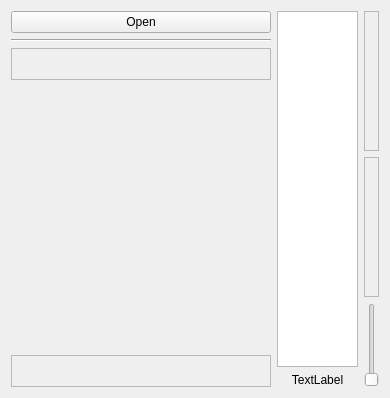
<?xml version="1.0" encoding="UTF-8"?>
<ui version="4.0">
 <class>Form</class>
 <widget class="QWidget" name="Form">
  <property name="geometry">
   <rect>
    <x>0</x>
    <y>0</y>
    <width>390</width>
    <height>398</height>
   </rect>
  </property>
  <property name="windowTitle">
   <string>pyChezz</string>
  </property>
  <property name="styleSheet">
   <string notr="true">.blackBG{background-color: qlineargradient(spread:pad, x1:0, y1:0, x2:1, y2:0, stop:0 rgba(122, 97, 74, 255), stop:1 rgba(153, 125, 94, 255));}
.whiteBG{background-color: qlineargradient(spread:pad, x1:0, y1:0, x2:1, y2:0, stop:0 rgb(255, 255, 196), stop:1 rgb(255, 253, 225))}
.permissionYES{background-color: qlineargradient(spread:pad, x1:0, y1:1, x2:1, y2:0, stop:0 rgba(100, 164, 100, 255), stop:1 rgba(171, 232, 171, 255));border-radius: 7px;}
.permissionNO{background-color: qlineargradient(spread:pad, x1:0, y1:1, x2:1, y2:0, stop:0 rgba(168, 80, 80, 255), stop:1 rgba(236, 148, 148, 255));border-radius: 7px;}
.parking{background-color: rgb(207, 207, 207);border-radius: 7px; border: 1px solid gray;}
</string>
  </property>
  <layout class="QVBoxLayout" name="verticalLayout">
   <item>
    <layout class="QHBoxLayout" name="layMain">
     <item>
      <layout class="QVBoxLayout" name="verticalLayout_3">
       <property name="leftMargin">
        <number>0</number>
       </property>
       <item>
        <widget class="QPushButton" name="btnOpen">
         <property name="text">
          <string>Open</string>
         </property>
        </widget>
       </item>
       <item>
        <widget class="Line" name="line">
         <property name="orientation">
          <enum>Qt::Horizontal</enum>
         </property>
        </widget>
       </item>
       <item>
        <widget class="QFrame" name="frmOpponentPark">
         <property name="sizePolicy">
          <sizepolicy hsizetype="Preferred" vsizetype="Fixed">
           <horstretch>0</horstretch>
           <verstretch>0</verstretch>
          </sizepolicy>
         </property>
         <property name="minimumSize">
          <size>
           <width>0</width>
           <height>32</height>
          </size>
         </property>
         <property name="frameShape">
          <enum>QFrame::StyledPanel</enum>
         </property>
         <property name="frameShadow">
          <enum>QFrame::Raised</enum>
         </property>
         <property name="class" stdset="0">
          <string>parking</string>
         </property>
        </widget>
       </item>
       <item>
        <layout class="QGridLayout" name="grdFields">
         <property name="margin">
          <number>10</number>
         </property>
         <property name="spacing">
          <number>0</number>
         </property>
         <item row="7" column="6">
          <widget class="QWidget" name="fieldG1" native="true">
           <property name="sizePolicy">
            <sizepolicy hsizetype="Expanding" vsizetype="Expanding">
             <horstretch>0</horstretch>
             <verstretch>0</verstretch>
            </sizepolicy>
           </property>
           <property name="minimumSize">
            <size>
             <width>30</width>
             <height>30</height>
            </size>
           </property>
           <property name="class" stdset="0">
            <string>blackBG</string>
           </property>
          </widget>
         </item>
         <item row="7" column="5">
          <widget class="QWidget" name="fieldF1" native="true">
           <property name="sizePolicy">
            <sizepolicy hsizetype="Expanding" vsizetype="Expanding">
             <horstretch>0</horstretch>
             <verstretch>0</verstretch>
            </sizepolicy>
           </property>
           <property name="minimumSize">
            <size>
             <width>30</width>
             <height>30</height>
            </size>
           </property>
           <property name="class" stdset="0">
            <string>whiteBG</string>
           </property>
          </widget>
         </item>
         <item row="7" column="7">
          <widget class="QWidget" name="fieldH1" native="true">
           <property name="sizePolicy">
            <sizepolicy hsizetype="Expanding" vsizetype="Expanding">
             <horstretch>0</horstretch>
             <verstretch>0</verstretch>
            </sizepolicy>
           </property>
           <property name="minimumSize">
            <size>
             <width>30</width>
             <height>30</height>
            </size>
           </property>
           <property name="class" stdset="0">
            <string>whiteBG</string>
           </property>
          </widget>
         </item>
         <item row="3" column="3">
          <widget class="QWidget" name="fieldD5" native="true">
           <property name="sizePolicy">
            <sizepolicy hsizetype="Expanding" vsizetype="Expanding">
             <horstretch>0</horstretch>
             <verstretch>0</verstretch>
            </sizepolicy>
           </property>
           <property name="minimumSize">
            <size>
             <width>30</width>
             <height>30</height>
            </size>
           </property>
           <property name="class" stdset="0">
            <string>whiteBG</string>
           </property>
          </widget>
         </item>
         <item row="3" column="5">
          <widget class="QWidget" name="fieldF5" native="true">
           <property name="sizePolicy">
            <sizepolicy hsizetype="Expanding" vsizetype="Expanding">
             <horstretch>0</horstretch>
             <verstretch>0</verstretch>
            </sizepolicy>
           </property>
           <property name="minimumSize">
            <size>
             <width>30</width>
             <height>30</height>
            </size>
           </property>
           <property name="class" stdset="0">
            <string>whiteBG</string>
           </property>
          </widget>
         </item>
         <item row="2" column="0">
          <widget class="QWidget" name="fieldA6" native="true">
           <property name="sizePolicy">
            <sizepolicy hsizetype="Expanding" vsizetype="Expanding">
             <horstretch>0</horstretch>
             <verstretch>0</verstretch>
            </sizepolicy>
           </property>
           <property name="minimumSize">
            <size>
             <width>30</width>
             <height>30</height>
            </size>
           </property>
           <property name="class" stdset="0">
            <string>whiteBG</string>
           </property>
          </widget>
         </item>
         <item row="3" column="0">
          <widget class="QWidget" name="fieldA5" native="true">
           <property name="sizePolicy">
            <sizepolicy hsizetype="Expanding" vsizetype="Expanding">
             <horstretch>0</horstretch>
             <verstretch>0</verstretch>
            </sizepolicy>
           </property>
           <property name="minimumSize">
            <size>
             <width>30</width>
             <height>30</height>
            </size>
           </property>
           <property name="class" stdset="0">
            <string>blackBG</string>
           </property>
          </widget>
         </item>
         <item row="3" column="1">
          <widget class="QWidget" name="fieldB5" native="true">
           <property name="sizePolicy">
            <sizepolicy hsizetype="Expanding" vsizetype="Expanding">
             <horstretch>0</horstretch>
             <verstretch>0</verstretch>
            </sizepolicy>
           </property>
           <property name="minimumSize">
            <size>
             <width>30</width>
             <height>30</height>
            </size>
           </property>
           <property name="class" stdset="0">
            <string>whiteBG</string>
           </property>
          </widget>
         </item>
         <item row="1" column="7">
          <widget class="QWidget" name="fieldH7" native="true">
           <property name="sizePolicy">
            <sizepolicy hsizetype="Expanding" vsizetype="Expanding">
             <horstretch>0</horstretch>
             <verstretch>0</verstretch>
            </sizepolicy>
           </property>
           <property name="minimumSize">
            <size>
             <width>30</width>
             <height>30</height>
            </size>
           </property>
           <property name="class" stdset="0">
            <string>whiteBG</string>
           </property>
          </widget>
         </item>
         <item row="2" column="2">
          <widget class="QWidget" name="fieldC6" native="true">
           <property name="sizePolicy">
            <sizepolicy hsizetype="Expanding" vsizetype="Expanding">
             <horstretch>0</horstretch>
             <verstretch>0</verstretch>
            </sizepolicy>
           </property>
           <property name="minimumSize">
            <size>
             <width>30</width>
             <height>30</height>
            </size>
           </property>
           <property name="class" stdset="0">
            <string>whiteBG</string>
           </property>
          </widget>
         </item>
         <item row="2" column="4">
          <widget class="QWidget" name="fieldE6" native="true">
           <property name="sizePolicy">
            <sizepolicy hsizetype="Expanding" vsizetype="Expanding">
             <horstretch>0</horstretch>
             <verstretch>0</verstretch>
            </sizepolicy>
           </property>
           <property name="minimumSize">
            <size>
             <width>30</width>
             <height>30</height>
            </size>
           </property>
           <property name="class" stdset="0">
            <string>whiteBG</string>
           </property>
          </widget>
         </item>
         <item row="2" column="6">
          <widget class="QWidget" name="fieldG6" native="true">
           <property name="sizePolicy">
            <sizepolicy hsizetype="Expanding" vsizetype="Expanding">
             <horstretch>0</horstretch>
             <verstretch>0</verstretch>
            </sizepolicy>
           </property>
           <property name="minimumSize">
            <size>
             <width>30</width>
             <height>30</height>
            </size>
           </property>
           <property name="class" stdset="0">
            <string>whiteBG</string>
           </property>
          </widget>
         </item>
         <item row="2" column="1">
          <widget class="QWidget" name="fieldB6" native="true">
           <property name="sizePolicy">
            <sizepolicy hsizetype="Expanding" vsizetype="Expanding">
             <horstretch>0</horstretch>
             <verstretch>0</verstretch>
            </sizepolicy>
           </property>
           <property name="minimumSize">
            <size>
             <width>30</width>
             <height>30</height>
            </size>
           </property>
           <property name="class" stdset="0">
            <string>blackBG</string>
           </property>
          </widget>
         </item>
         <item row="3" column="2">
          <widget class="QWidget" name="fieldC5" native="true">
           <property name="sizePolicy">
            <sizepolicy hsizetype="Expanding" vsizetype="Expanding">
             <horstretch>0</horstretch>
             <verstretch>0</verstretch>
            </sizepolicy>
           </property>
           <property name="minimumSize">
            <size>
             <width>30</width>
             <height>30</height>
            </size>
           </property>
           <property name="class" stdset="0">
            <string>blackBG</string>
           </property>
          </widget>
         </item>
         <item row="2" column="3">
          <widget class="QWidget" name="fieldD6" native="true">
           <property name="sizePolicy">
            <sizepolicy hsizetype="Expanding" vsizetype="Expanding">
             <horstretch>0</horstretch>
             <verstretch>0</verstretch>
            </sizepolicy>
           </property>
           <property name="minimumSize">
            <size>
             <width>30</width>
             <height>30</height>
            </size>
           </property>
           <property name="class" stdset="0">
            <string>blackBG</string>
           </property>
          </widget>
         </item>
         <item row="2" column="5">
          <widget class="QWidget" name="fieldF6" native="true">
           <property name="sizePolicy">
            <sizepolicy hsizetype="Expanding" vsizetype="Expanding">
             <horstretch>0</horstretch>
             <verstretch>0</verstretch>
            </sizepolicy>
           </property>
           <property name="minimumSize">
            <size>
             <width>30</width>
             <height>30</height>
            </size>
           </property>
           <property name="class" stdset="0">
            <string>blackBG</string>
           </property>
          </widget>
         </item>
         <item row="1" column="6">
          <widget class="QWidget" name="fieldG7" native="true">
           <property name="sizePolicy">
            <sizepolicy hsizetype="Expanding" vsizetype="Expanding">
             <horstretch>0</horstretch>
             <verstretch>0</verstretch>
            </sizepolicy>
           </property>
           <property name="minimumSize">
            <size>
             <width>30</width>
             <height>30</height>
            </size>
           </property>
           <property name="class" stdset="0">
            <string>blackBG</string>
           </property>
          </widget>
         </item>
         <item row="3" column="4">
          <widget class="QWidget" name="fieldE5" native="true">
           <property name="sizePolicy">
            <sizepolicy hsizetype="Expanding" vsizetype="Expanding">
             <horstretch>0</horstretch>
             <verstretch>0</verstretch>
            </sizepolicy>
           </property>
           <property name="minimumSize">
            <size>
             <width>30</width>
             <height>30</height>
            </size>
           </property>
           <property name="class" stdset="0">
            <string>blackBG</string>
           </property>
          </widget>
         </item>
         <item row="2" column="7">
          <widget class="QWidget" name="fieldH6" native="true">
           <property name="sizePolicy">
            <sizepolicy hsizetype="Expanding" vsizetype="Expanding">
             <horstretch>0</horstretch>
             <verstretch>0</verstretch>
            </sizepolicy>
           </property>
           <property name="minimumSize">
            <size>
             <width>30</width>
             <height>30</height>
            </size>
           </property>
           <property name="class" stdset="0">
            <string>blackBG</string>
           </property>
          </widget>
         </item>
         <item row="4" column="3">
          <widget class="QWidget" name="fieldD4" native="true">
           <property name="sizePolicy">
            <sizepolicy hsizetype="Expanding" vsizetype="Expanding">
             <horstretch>0</horstretch>
             <verstretch>0</verstretch>
            </sizepolicy>
           </property>
           <property name="minimumSize">
            <size>
             <width>30</width>
             <height>30</height>
            </size>
           </property>
           <property name="class" stdset="0">
            <string>blackBG</string>
           </property>
          </widget>
         </item>
         <item row="4" column="2">
          <widget class="QWidget" name="fieldC4" native="true">
           <property name="sizePolicy">
            <sizepolicy hsizetype="Expanding" vsizetype="Expanding">
             <horstretch>0</horstretch>
             <verstretch>0</verstretch>
            </sizepolicy>
           </property>
           <property name="minimumSize">
            <size>
             <width>30</width>
             <height>30</height>
            </size>
           </property>
           <property name="class" stdset="0">
            <string>whiteBG</string>
           </property>
          </widget>
         </item>
         <item row="4" column="1">
          <widget class="QWidget" name="fieldB4" native="true">
           <property name="sizePolicy">
            <sizepolicy hsizetype="Expanding" vsizetype="Expanding">
             <horstretch>0</horstretch>
             <verstretch>0</verstretch>
            </sizepolicy>
           </property>
           <property name="minimumSize">
            <size>
             <width>30</width>
             <height>30</height>
            </size>
           </property>
           <property name="class" stdset="0">
            <string>blackBG</string>
           </property>
          </widget>
         </item>
         <item row="4" column="0">
          <widget class="QWidget" name="fieldA4" native="true">
           <property name="sizePolicy">
            <sizepolicy hsizetype="Expanding" vsizetype="Expanding">
             <horstretch>0</horstretch>
             <verstretch>0</verstretch>
            </sizepolicy>
           </property>
           <property name="minimumSize">
            <size>
             <width>30</width>
             <height>30</height>
            </size>
           </property>
           <property name="class" stdset="0">
            <string>whiteBG</string>
           </property>
          </widget>
         </item>
         <item row="3" column="7">
          <widget class="QWidget" name="fieldH5" native="true">
           <property name="sizePolicy">
            <sizepolicy hsizetype="Expanding" vsizetype="Expanding">
             <horstretch>0</horstretch>
             <verstretch>0</verstretch>
            </sizepolicy>
           </property>
           <property name="minimumSize">
            <size>
             <width>30</width>
             <height>30</height>
            </size>
           </property>
           <property name="class" stdset="0">
            <string>whiteBG</string>
           </property>
          </widget>
         </item>
         <item row="3" column="6">
          <widget class="QWidget" name="fieldG5" native="true">
           <property name="sizePolicy">
            <sizepolicy hsizetype="Expanding" vsizetype="Expanding">
             <horstretch>0</horstretch>
             <verstretch>0</verstretch>
            </sizepolicy>
           </property>
           <property name="minimumSize">
            <size>
             <width>30</width>
             <height>30</height>
            </size>
           </property>
           <property name="class" stdset="0">
            <string>blackBG</string>
           </property>
          </widget>
         </item>
         <item row="6" column="1">
          <widget class="QWidget" name="fieldB2" native="true">
           <property name="sizePolicy">
            <sizepolicy hsizetype="Expanding" vsizetype="Expanding">
             <horstretch>0</horstretch>
             <verstretch>0</verstretch>
            </sizepolicy>
           </property>
           <property name="minimumSize">
            <size>
             <width>30</width>
             <height>30</height>
            </size>
           </property>
           <property name="class" stdset="0">
            <string>blackBG</string>
           </property>
          </widget>
         </item>
         <item row="5" column="7">
          <widget class="QWidget" name="fieldH3" native="true">
           <property name="sizePolicy">
            <sizepolicy hsizetype="Expanding" vsizetype="Expanding">
             <horstretch>0</horstretch>
             <verstretch>0</verstretch>
            </sizepolicy>
           </property>
           <property name="minimumSize">
            <size>
             <width>30</width>
             <height>30</height>
            </size>
           </property>
           <property name="class" stdset="0">
            <string>whiteBG</string>
           </property>
          </widget>
         </item>
         <item row="6" column="0">
          <widget class="QWidget" name="fieldA2" native="true">
           <property name="sizePolicy">
            <sizepolicy hsizetype="Expanding" vsizetype="Expanding">
             <horstretch>0</horstretch>
             <verstretch>0</verstretch>
            </sizepolicy>
           </property>
           <property name="minimumSize">
            <size>
             <width>30</width>
             <height>30</height>
            </size>
           </property>
           <property name="class" stdset="0">
            <string>whiteBG</string>
           </property>
          </widget>
         </item>
         <item row="5" column="4">
          <widget class="QWidget" name="fieldE3" native="true">
           <property name="sizePolicy">
            <sizepolicy hsizetype="Expanding" vsizetype="Expanding">
             <horstretch>0</horstretch>
             <verstretch>0</verstretch>
            </sizepolicy>
           </property>
           <property name="minimumSize">
            <size>
             <width>30</width>
             <height>30</height>
            </size>
           </property>
           <property name="class" stdset="0">
            <string>blackBG</string>
           </property>
          </widget>
         </item>
         <item row="5" column="5">
          <widget class="QWidget" name="fieldF3" native="true">
           <property name="sizePolicy">
            <sizepolicy hsizetype="Expanding" vsizetype="Expanding">
             <horstretch>0</horstretch>
             <verstretch>0</verstretch>
            </sizepolicy>
           </property>
           <property name="minimumSize">
            <size>
             <width>30</width>
             <height>30</height>
            </size>
           </property>
           <property name="class" stdset="0">
            <string>whiteBG</string>
           </property>
          </widget>
         </item>
         <item row="5" column="6">
          <widget class="QWidget" name="fieldG3" native="true">
           <property name="sizePolicy">
            <sizepolicy hsizetype="Expanding" vsizetype="Expanding">
             <horstretch>0</horstretch>
             <verstretch>0</verstretch>
            </sizepolicy>
           </property>
           <property name="minimumSize">
            <size>
             <width>30</width>
             <height>30</height>
            </size>
           </property>
           <property name="class" stdset="0">
            <string>blackBG</string>
           </property>
          </widget>
         </item>
         <item row="5" column="3">
          <widget class="QWidget" name="fieldD3" native="true">
           <property name="sizePolicy">
            <sizepolicy hsizetype="Expanding" vsizetype="Expanding">
             <horstretch>0</horstretch>
             <verstretch>0</verstretch>
            </sizepolicy>
           </property>
           <property name="minimumSize">
            <size>
             <width>30</width>
             <height>30</height>
            </size>
           </property>
           <property name="class" stdset="0">
            <string>whiteBG</string>
           </property>
          </widget>
         </item>
         <item row="4" column="7">
          <widget class="QWidget" name="fieldH4" native="true">
           <property name="sizePolicy">
            <sizepolicy hsizetype="Expanding" vsizetype="Expanding">
             <horstretch>0</horstretch>
             <verstretch>0</verstretch>
            </sizepolicy>
           </property>
           <property name="minimumSize">
            <size>
             <width>30</width>
             <height>30</height>
            </size>
           </property>
           <property name="class" stdset="0">
            <string>blackBG</string>
           </property>
          </widget>
         </item>
         <item row="4" column="4">
          <widget class="QWidget" name="fieldE4" native="true">
           <property name="sizePolicy">
            <sizepolicy hsizetype="Expanding" vsizetype="Expanding">
             <horstretch>0</horstretch>
             <verstretch>0</verstretch>
            </sizepolicy>
           </property>
           <property name="minimumSize">
            <size>
             <width>30</width>
             <height>30</height>
            </size>
           </property>
           <property name="class" stdset="0">
            <string>whiteBG</string>
           </property>
          </widget>
         </item>
         <item row="5" column="2">
          <widget class="QWidget" name="fieldC3" native="true">
           <property name="sizePolicy">
            <sizepolicy hsizetype="Expanding" vsizetype="Expanding">
             <horstretch>0</horstretch>
             <verstretch>0</verstretch>
            </sizepolicy>
           </property>
           <property name="minimumSize">
            <size>
             <width>30</width>
             <height>30</height>
            </size>
           </property>
           <property name="class" stdset="0">
            <string>blackBG</string>
           </property>
          </widget>
         </item>
         <item row="4" column="5">
          <widget class="QWidget" name="fieldF4" native="true">
           <property name="sizePolicy">
            <sizepolicy hsizetype="Expanding" vsizetype="Expanding">
             <horstretch>0</horstretch>
             <verstretch>0</verstretch>
            </sizepolicy>
           </property>
           <property name="minimumSize">
            <size>
             <width>30</width>
             <height>30</height>
            </size>
           </property>
           <property name="class" stdset="0">
            <string>blackBG</string>
           </property>
          </widget>
         </item>
         <item row="5" column="1">
          <widget class="QWidget" name="fieldB3" native="true">
           <property name="sizePolicy">
            <sizepolicy hsizetype="Expanding" vsizetype="Expanding">
             <horstretch>0</horstretch>
             <verstretch>0</verstretch>
            </sizepolicy>
           </property>
           <property name="minimumSize">
            <size>
             <width>30</width>
             <height>30</height>
            </size>
           </property>
           <property name="class" stdset="0">
            <string>whiteBG</string>
           </property>
          </widget>
         </item>
         <item row="4" column="6">
          <widget class="QWidget" name="fieldG4" native="true">
           <property name="sizePolicy">
            <sizepolicy hsizetype="Expanding" vsizetype="Expanding">
             <horstretch>0</horstretch>
             <verstretch>0</verstretch>
            </sizepolicy>
           </property>
           <property name="minimumSize">
            <size>
             <width>30</width>
             <height>30</height>
            </size>
           </property>
           <property name="class" stdset="0">
            <string>whiteBG</string>
           </property>
          </widget>
         </item>
         <item row="5" column="0">
          <widget class="QWidget" name="fieldA3" native="true">
           <property name="sizePolicy">
            <sizepolicy hsizetype="Expanding" vsizetype="Expanding">
             <horstretch>0</horstretch>
             <verstretch>0</verstretch>
            </sizepolicy>
           </property>
           <property name="minimumSize">
            <size>
             <width>30</width>
             <height>30</height>
            </size>
           </property>
           <property name="class" stdset="0">
            <string>blackBG</string>
           </property>
          </widget>
         </item>
         <item row="1" column="5">
          <widget class="QWidget" name="fieldF7" native="true">
           <property name="sizePolicy">
            <sizepolicy hsizetype="Expanding" vsizetype="Expanding">
             <horstretch>0</horstretch>
             <verstretch>0</verstretch>
            </sizepolicy>
           </property>
           <property name="minimumSize">
            <size>
             <width>30</width>
             <height>30</height>
            </size>
           </property>
           <property name="class" stdset="0">
            <string>whiteBG</string>
           </property>
          </widget>
         </item>
         <item row="0" column="1">
          <widget class="QWidget" name="fieldB8" native="true">
           <property name="sizePolicy">
            <sizepolicy hsizetype="Expanding" vsizetype="Expanding">
             <horstretch>0</horstretch>
             <verstretch>0</verstretch>
            </sizepolicy>
           </property>
           <property name="minimumSize">
            <size>
             <width>30</width>
             <height>30</height>
            </size>
           </property>
           <property name="class" stdset="0">
            <string>blackBG</string>
           </property>
          </widget>
         </item>
         <item row="0" column="5">
          <widget class="QWidget" name="fieldF8" native="true">
           <property name="sizePolicy">
            <sizepolicy hsizetype="Expanding" vsizetype="Expanding">
             <horstretch>0</horstretch>
             <verstretch>0</verstretch>
            </sizepolicy>
           </property>
           <property name="minimumSize">
            <size>
             <width>30</width>
             <height>30</height>
            </size>
           </property>
           <property name="class" stdset="0">
            <string>blackBG</string>
           </property>
          </widget>
         </item>
         <item row="0" column="0">
          <widget class="QWidget" name="fieldA8" native="true">
           <property name="sizePolicy">
            <sizepolicy hsizetype="Expanding" vsizetype="Expanding">
             <horstretch>0</horstretch>
             <verstretch>0</verstretch>
            </sizepolicy>
           </property>
           <property name="minimumSize">
            <size>
             <width>30</width>
             <height>30</height>
            </size>
           </property>
           <property name="class" stdset="0">
            <string>whiteBG</string>
           </property>
          </widget>
         </item>
         <item row="1" column="4">
          <widget class="QWidget" name="fieldE7" native="true">
           <property name="sizePolicy">
            <sizepolicy hsizetype="Expanding" vsizetype="Expanding">
             <horstretch>0</horstretch>
             <verstretch>0</verstretch>
            </sizepolicy>
           </property>
           <property name="minimumSize">
            <size>
             <width>30</width>
             <height>30</height>
            </size>
           </property>
           <property name="class" stdset="0">
            <string>blackBG</string>
           </property>
          </widget>
         </item>
         <item row="1" column="2">
          <widget class="QWidget" name="fieldC7" native="true">
           <property name="sizePolicy">
            <sizepolicy hsizetype="Expanding" vsizetype="Expanding">
             <horstretch>0</horstretch>
             <verstretch>0</verstretch>
            </sizepolicy>
           </property>
           <property name="minimumSize">
            <size>
             <width>30</width>
             <height>30</height>
            </size>
           </property>
           <property name="class" stdset="0">
            <string>blackBG</string>
           </property>
          </widget>
         </item>
         <item row="0" column="2">
          <widget class="QWidget" name="fieldC8" native="true">
           <property name="sizePolicy">
            <sizepolicy hsizetype="Expanding" vsizetype="Expanding">
             <horstretch>0</horstretch>
             <verstretch>0</verstretch>
            </sizepolicy>
           </property>
           <property name="minimumSize">
            <size>
             <width>30</width>
             <height>30</height>
            </size>
           </property>
           <property name="class" stdset="0">
            <string>whiteBG</string>
           </property>
          </widget>
         </item>
         <item row="1" column="0">
          <widget class="QWidget" name="fieldA7" native="true">
           <property name="sizePolicy">
            <sizepolicy hsizetype="Expanding" vsizetype="Expanding">
             <horstretch>0</horstretch>
             <verstretch>0</verstretch>
            </sizepolicy>
           </property>
           <property name="minimumSize">
            <size>
             <width>30</width>
             <height>30</height>
            </size>
           </property>
           <property name="class" stdset="0">
            <string>blackBG</string>
           </property>
          </widget>
         </item>
         <item row="1" column="3">
          <widget class="QWidget" name="fieldD7" native="true">
           <property name="sizePolicy">
            <sizepolicy hsizetype="Expanding" vsizetype="Expanding">
             <horstretch>0</horstretch>
             <verstretch>0</verstretch>
            </sizepolicy>
           </property>
           <property name="minimumSize">
            <size>
             <width>30</width>
             <height>30</height>
            </size>
           </property>
           <property name="class" stdset="0">
            <string>whiteBG</string>
           </property>
          </widget>
         </item>
         <item row="1" column="1">
          <widget class="QWidget" name="fieldB7" native="true">
           <property name="sizePolicy">
            <sizepolicy hsizetype="Expanding" vsizetype="Expanding">
             <horstretch>0</horstretch>
             <verstretch>0</verstretch>
            </sizepolicy>
           </property>
           <property name="minimumSize">
            <size>
             <width>30</width>
             <height>30</height>
            </size>
           </property>
           <property name="class" stdset="0">
            <string>whiteBG</string>
           </property>
          </widget>
         </item>
         <item row="0" column="7">
          <widget class="QWidget" name="fieldH8" native="true">
           <property name="sizePolicy">
            <sizepolicy hsizetype="Expanding" vsizetype="Expanding">
             <horstretch>0</horstretch>
             <verstretch>0</verstretch>
            </sizepolicy>
           </property>
           <property name="minimumSize">
            <size>
             <width>30</width>
             <height>30</height>
            </size>
           </property>
           <property name="class" stdset="0">
            <string>blackBG</string>
           </property>
          </widget>
         </item>
         <item row="0" column="6">
          <widget class="QWidget" name="fieldG8" native="true">
           <property name="sizePolicy">
            <sizepolicy hsizetype="Expanding" vsizetype="Expanding">
             <horstretch>0</horstretch>
             <verstretch>0</verstretch>
            </sizepolicy>
           </property>
           <property name="minimumSize">
            <size>
             <width>30</width>
             <height>30</height>
            </size>
           </property>
           <property name="class" stdset="0">
            <string>whiteBG</string>
           </property>
          </widget>
         </item>
         <item row="0" column="4">
          <widget class="QWidget" name="fieldE8" native="true">
           <property name="sizePolicy">
            <sizepolicy hsizetype="Expanding" vsizetype="Expanding">
             <horstretch>0</horstretch>
             <verstretch>0</verstretch>
            </sizepolicy>
           </property>
           <property name="minimumSize">
            <size>
             <width>30</width>
             <height>30</height>
            </size>
           </property>
           <property name="class" stdset="0">
            <string>whiteBG</string>
           </property>
          </widget>
         </item>
         <item row="0" column="3">
          <widget class="QWidget" name="fieldD8" native="true">
           <property name="sizePolicy">
            <sizepolicy hsizetype="Expanding" vsizetype="Expanding">
             <horstretch>0</horstretch>
             <verstretch>0</verstretch>
            </sizepolicy>
           </property>
           <property name="minimumSize">
            <size>
             <width>30</width>
             <height>30</height>
            </size>
           </property>
           <property name="class" stdset="0">
            <string>blackBG</string>
           </property>
          </widget>
         </item>
         <item row="6" column="5">
          <widget class="QWidget" name="fieldF2" native="true">
           <property name="sizePolicy">
            <sizepolicy hsizetype="Expanding" vsizetype="Expanding">
             <horstretch>0</horstretch>
             <verstretch>0</verstretch>
            </sizepolicy>
           </property>
           <property name="minimumSize">
            <size>
             <width>30</width>
             <height>30</height>
            </size>
           </property>
           <property name="class" stdset="0">
            <string>blackBG</string>
           </property>
          </widget>
         </item>
         <item row="6" column="4">
          <widget class="QWidget" name="fieldE2" native="true">
           <property name="sizePolicy">
            <sizepolicy hsizetype="Expanding" vsizetype="Expanding">
             <horstretch>0</horstretch>
             <verstretch>0</verstretch>
            </sizepolicy>
           </property>
           <property name="minimumSize">
            <size>
             <width>30</width>
             <height>30</height>
            </size>
           </property>
           <property name="class" stdset="0">
            <string>whiteBG</string>
           </property>
          </widget>
         </item>
         <item row="7" column="3">
          <widget class="QWidget" name="fieldD1" native="true">
           <property name="sizePolicy">
            <sizepolicy hsizetype="Expanding" vsizetype="Expanding">
             <horstretch>0</horstretch>
             <verstretch>0</verstretch>
            </sizepolicy>
           </property>
           <property name="minimumSize">
            <size>
             <width>30</width>
             <height>30</height>
            </size>
           </property>
           <property name="class" stdset="0">
            <string>whiteBG</string>
           </property>
          </widget>
         </item>
         <item row="6" column="7">
          <widget class="QWidget" name="fieldH2" native="true">
           <property name="sizePolicy">
            <sizepolicy hsizetype="Expanding" vsizetype="Expanding">
             <horstretch>0</horstretch>
             <verstretch>0</verstretch>
            </sizepolicy>
           </property>
           <property name="minimumSize">
            <size>
             <width>30</width>
             <height>30</height>
            </size>
           </property>
           <property name="class" stdset="0">
            <string>blackBG</string>
           </property>
          </widget>
         </item>
         <item row="7" column="1">
          <widget class="QWidget" name="fieldB1" native="true">
           <property name="sizePolicy">
            <sizepolicy hsizetype="Expanding" vsizetype="Expanding">
             <horstretch>0</horstretch>
             <verstretch>0</verstretch>
            </sizepolicy>
           </property>
           <property name="minimumSize">
            <size>
             <width>30</width>
             <height>30</height>
            </size>
           </property>
           <property name="class" stdset="0">
            <string>whiteBG</string>
           </property>
          </widget>
         </item>
         <item row="6" column="6">
          <widget class="QWidget" name="fieldG2" native="true">
           <property name="sizePolicy">
            <sizepolicy hsizetype="Expanding" vsizetype="Expanding">
             <horstretch>0</horstretch>
             <verstretch>0</verstretch>
            </sizepolicy>
           </property>
           <property name="minimumSize">
            <size>
             <width>30</width>
             <height>30</height>
            </size>
           </property>
           <property name="class" stdset="0">
            <string>whiteBG</string>
           </property>
          </widget>
         </item>
         <item row="6" column="3">
          <widget class="QWidget" name="fieldD2" native="true">
           <property name="sizePolicy">
            <sizepolicy hsizetype="Expanding" vsizetype="Expanding">
             <horstretch>0</horstretch>
             <verstretch>0</verstretch>
            </sizepolicy>
           </property>
           <property name="minimumSize">
            <size>
             <width>30</width>
             <height>30</height>
            </size>
           </property>
           <property name="class" stdset="0">
            <string>blackBG</string>
           </property>
          </widget>
         </item>
         <item row="7" column="4">
          <widget class="QWidget" name="fieldE1" native="true">
           <property name="sizePolicy">
            <sizepolicy hsizetype="Expanding" vsizetype="Expanding">
             <horstretch>0</horstretch>
             <verstretch>0</verstretch>
            </sizepolicy>
           </property>
           <property name="minimumSize">
            <size>
             <width>30</width>
             <height>30</height>
            </size>
           </property>
           <property name="class" stdset="0">
            <string>blackBG</string>
           </property>
          </widget>
         </item>
         <item row="7" column="2">
          <widget class="QWidget" name="fieldC1" native="true">
           <property name="sizePolicy">
            <sizepolicy hsizetype="Expanding" vsizetype="Expanding">
             <horstretch>0</horstretch>
             <verstretch>0</verstretch>
            </sizepolicy>
           </property>
           <property name="minimumSize">
            <size>
             <width>30</width>
             <height>30</height>
            </size>
           </property>
           <property name="class" stdset="0">
            <string>blackBG</string>
           </property>
          </widget>
         </item>
         <item row="6" column="2">
          <widget class="QWidget" name="fieldC2" native="true">
           <property name="sizePolicy">
            <sizepolicy hsizetype="Expanding" vsizetype="Expanding">
             <horstretch>0</horstretch>
             <verstretch>0</verstretch>
            </sizepolicy>
           </property>
           <property name="minimumSize">
            <size>
             <width>30</width>
             <height>30</height>
            </size>
           </property>
           <property name="class" stdset="0">
            <string>whiteBG</string>
           </property>
          </widget>
         </item>
         <item row="7" column="0">
          <widget class="QWidget" name="fieldA1" native="true">
           <property name="sizePolicy">
            <sizepolicy hsizetype="Expanding" vsizetype="Expanding">
             <horstretch>0</horstretch>
             <verstretch>0</verstretch>
            </sizepolicy>
           </property>
           <property name="minimumSize">
            <size>
             <width>30</width>
             <height>30</height>
            </size>
           </property>
           <property name="class" stdset="0">
            <string>blackBG</string>
           </property>
          </widget>
         </item>
        </layout>
       </item>
       <item>
        <widget class="QFrame" name="frmMyPark">
         <property name="sizePolicy">
          <sizepolicy hsizetype="Preferred" vsizetype="Fixed">
           <horstretch>0</horstretch>
           <verstretch>0</verstretch>
          </sizepolicy>
         </property>
         <property name="minimumSize">
          <size>
           <width>0</width>
           <height>32</height>
          </size>
         </property>
         <property name="frameShape">
          <enum>QFrame::StyledPanel</enum>
         </property>
         <property name="frameShadow">
          <enum>QFrame::Raised</enum>
         </property>
         <property name="class" stdset="0">
          <string>parking</string>
         </property>
        </widget>
       </item>
      </layout>
     </item>
     <item>
      <layout class="QVBoxLayout" name="verticalLayout_4">
       <property name="leftMargin">
        <number>0</number>
       </property>
       <item>
        <widget class="QListView" name="listView">
         <property name="maximumSize">
          <size>
           <width>100</width>
           <height>16777215</height>
          </size>
         </property>
        </widget>
       </item>
       <item>
        <widget class="QLabel" name="label">
         <property name="text">
          <string>TextLabel</string>
         </property>
         <property name="alignment">
          <set>Qt::AlignCenter</set>
         </property>
        </widget>
       </item>
      </layout>
     </item>
     <item>
      <layout class="QVBoxLayout" name="verticalLayout_2">
       <property name="leftMargin">
        <number>0</number>
       </property>
       <item>
        <widget class="QFrame" name="frmIndicatorYOU">
         <property name="frameShape">
          <enum>QFrame::StyledPanel</enum>
         </property>
         <property name="frameShadow">
          <enum>QFrame::Raised</enum>
         </property>
         <property name="class" stdset="0">
          <string>permissionNO</string>
         </property>
        </widget>
       </item>
       <item>
        <widget class="QFrame" name="frmIndicatorME">
         <property name="frameShape">
          <enum>QFrame::StyledPanel</enum>
         </property>
         <property name="frameShadow">
          <enum>QFrame::Raised</enum>
         </property>
         <property name="class" stdset="0">
          <string>permissionYES</string>
         </property>
        </widget>
       </item>
       <item>
        <widget class="QSlider" name="verticalSlider">
         <property name="sizePolicy">
          <sizepolicy hsizetype="Fixed" vsizetype="Fixed">
           <horstretch>0</horstretch>
           <verstretch>0</verstretch>
          </sizepolicy>
         </property>
         <property name="maximum">
          <number>1</number>
         </property>
         <property name="pageStep">
          <number>1</number>
         </property>
         <property name="orientation">
          <enum>Qt::Vertical</enum>
         </property>
        </widget>
       </item>
      </layout>
     </item>
    </layout>
   </item>
  </layout>
 </widget>
 <resources/>
 <connections/>
</ui>
